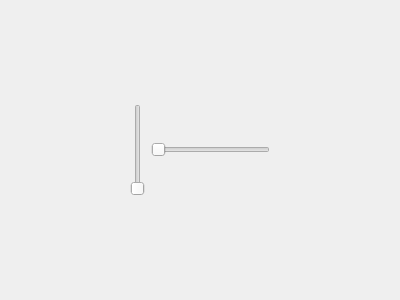
<?xml version="1.0" encoding="UTF-8"?>
<ui version="4.0">
 <class>Dialog</class>
 <widget class="QDialog" name="Dialog">
  <property name="geometry">
   <rect>
    <x>0</x>
    <y>0</y>
    <width>400</width>
    <height>300</height>
   </rect>
  </property>
  <property name="windowTitle">
   <string>Dialog</string>
  </property>
  <layout class="QVBoxLayout" name="verticalLayout">
   <item>
    <spacer name="verticalSpacer">
     <property name="orientation">
      <enum>Qt::Vertical</enum>
     </property>
     <property name="sizeHint" stdset="0">
      <size>
       <width>20</width>
       <height>87</height>
      </size>
     </property>
    </spacer>
   </item>
   <item>
    <layout class="QHBoxLayout" name="horizontalLayout">
     <item>
      <spacer name="horizontalSpacer">
       <property name="orientation">
        <enum>Qt::Horizontal</enum>
       </property>
       <property name="sizeHint" stdset="0">
        <size>
         <width>40</width>
         <height>20</height>
        </size>
       </property>
      </spacer>
     </item>
     <item>
      <widget class="QSlider" name="verticalSlider">
       <property name="orientation">
        <enum>Qt::Vertical</enum>
       </property>
      </widget>
     </item>
     <item>
      <widget class="QSlider" name="horizontalSlider">
       <property name="orientation">
        <enum>Qt::Horizontal</enum>
       </property>
      </widget>
     </item>
     <item>
      <spacer name="horizontalSpacer_2">
       <property name="orientation">
        <enum>Qt::Horizontal</enum>
       </property>
       <property name="sizeHint" stdset="0">
        <size>
         <width>40</width>
         <height>20</height>
        </size>
       </property>
      </spacer>
     </item>
    </layout>
   </item>
   <item>
    <spacer name="verticalSpacer_2">
     <property name="orientation">
      <enum>Qt::Vertical</enum>
     </property>
     <property name="sizeHint" stdset="0">
      <size>
       <width>20</width>
       <height>87</height>
      </size>
     </property>
    </spacer>
   </item>
  </layout>
 </widget>
 <layoutdefault spacing="6" margin="11"/>
 <resources/>
 <connections/>
</ui>
